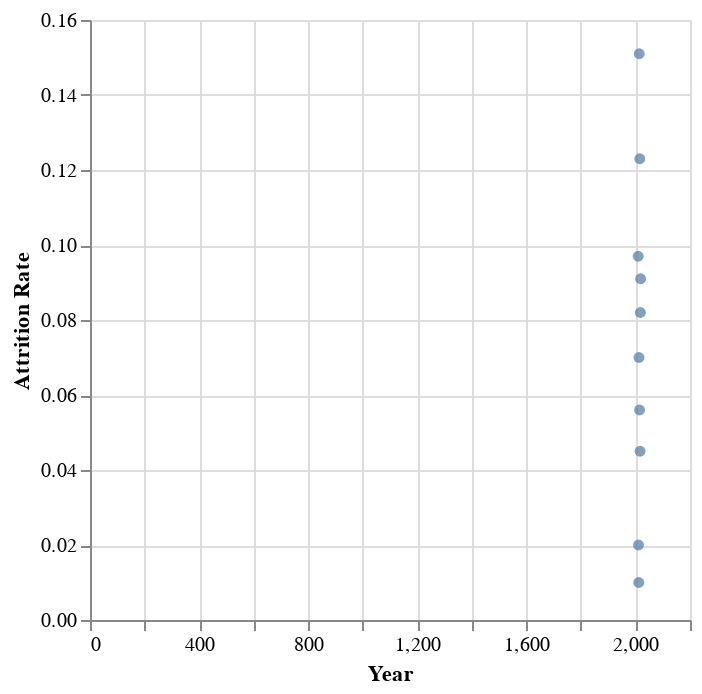

The cell this chart's notebook holds for it:
### Code cell
alt.Chart(table).mark_point(filled = True).encode(
    x = alt.X('Year'),
    y = alt.Y('Attrition Rate')
    )

### Figure 1 — Vega-Lite specification as saved in the notebook (floating-point values rounded to 4 significant figures)
{"config": {"view": {"continuousWidth": 300, "continuousHeight": 300}}, "data": {"name": "data-0a7ed12b3693b0f6b7061ff4e2683f48"}, "mark": {"type": "point", "filled": true}, "encoding": {"x": {"field": "Year", "type": "quantitative"}, "y": {"field": "Attrition Rate", "type": "quantitative"}}, "$schema": "https://vega.github.io/schema/vega-lite/v5.15.1.json", "datasets": {"data-0a7ed12b3693b0f6b7061ff4e2683f48": [{"Year": 2019, "Attrition Rate": 0.091}, {"Year": 2018, "Attrition Rate": 0.082}, {"Year": 2017, "Attrition Rate": 0.045}, {"Year": 2016, "Attrition Rate": 0.123}, {"Year": 2015, "Attrition Rate": 0.056}, {"Year": 2014, "Attrition Rate": 0.151}, {"Year": 2013, "Attrition Rate": 0.07}, {"Year": 2012, "Attrition Rate": 0.01}, {"Year": 2011, "Attrition Rate": 0.02}, {"Year": 2010, "Attrition Rate": 0.097}]}}
